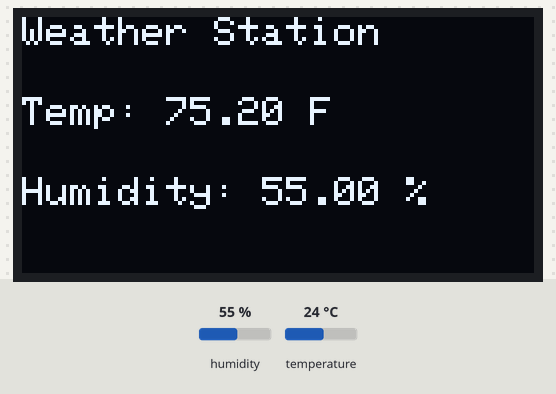
Bench run of a sketch on a simulated Arduino Uno, built with avr-gcc and run on an emulated ATmega328P. Shown: 128×64 one-colour display. The test bench sets the inputs (shaded band); at power-on: humidity 55 %, temperature 24 °C. What the sketch prints to the serial monitor is not drawn.

Above: at 0.1 s.

The sketch:

station.ino
```cpp
#include <Adafruit_Sensor.h>
#include <DHT.h>
#include <DHT_U.h>
#include <Wire.h>
#include <Adafruit_GFX.h>
#include <Adafruit_SSD1306.h>

#define DHTPIN 3     // Pin which is connected to the DHT sensor
#define DHTTYPE DHT22   // DHT 22 (AM2302)

DHT dht(DHTPIN, DHTTYPE);

#define SCREEN_WIDTH 128
#define SCREEN_HEIGHT 64
#define OLED_RESET -1
Adafruit_SSD1306 display(SCREEN_WIDTH, SCREEN_HEIGHT, &Wire, OLED_RESET);

void setup() {
  Serial.begin(9600);
  dht.begin();
  if(!display.begin(SSD1306_I2C_ADDRESS, OLED_RESET)) {
    Serial.println(F("SSD1306 allocation failed"));
    for(;;);
  }
  display.clearDisplay();
  display.setTextSize(1);
  display.setTextColor(SSD1306_WHITE);
  display.setCursor(0,0);
  display.print("Weather Station");
  display.display();
}

void loop() {
  // Reading temperature and humidity
  float humidity = dht.readHumidity();
  float temperatureC = dht.readTemperature();
  float temperatureF = temperatureC * 9.0 / 5.0 + 32.0;

  // Check if any reads failed and exit early (to try again).
  if (isnan(humidity) || isnan(temperatureC)) {
    Serial.println(F("Failed to read from DHT sensor!"));
    return;
  }

  // Printing data to serial monitor
  Serial.print(F("Humidity: "));
  Serial.print(humidity);
  Serial.print(F("%  Temperature: "));
  Serial.print(temperatureF);
  Serial.println(F("°F "));

  // Printing data to the OLED display
  display.clearDisplay();
  display.setCursor(0,0);
  display.print("Weather Station");
  display.setCursor(0,20);
  display.print("Temp: ");
  display.print(temperatureF);
  display.print(" F");
  display.setCursor(0,40);
  display.print("Humidity: ");
  display.print(humidity);
  display.print(" %");
  display.display();

  // Delay for 1 minute
  delay(60000);
}
```
